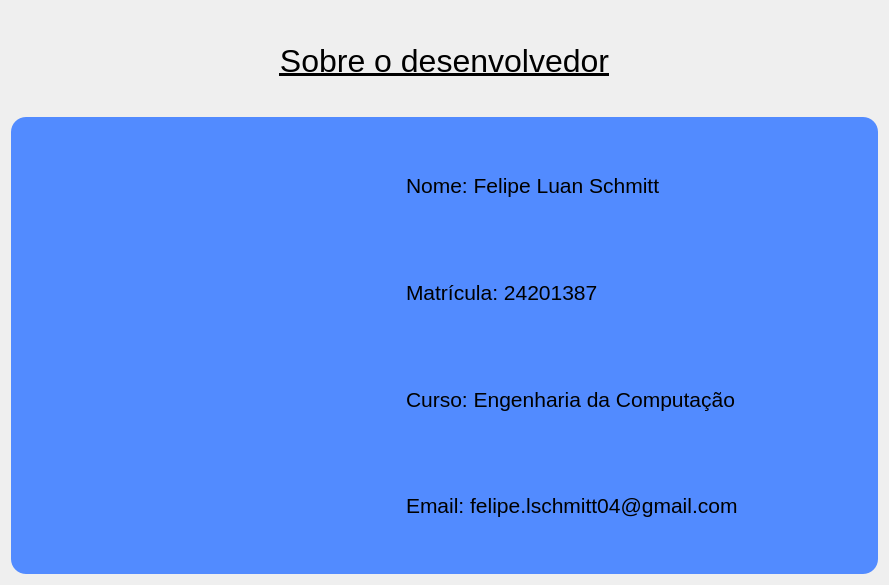
<?xml version="1.0" encoding="UTF-8"?>
<ui version="4.0">
 <class>SobreDialog</class>
 <widget class="QDialog" name="SobreDialog">
  <property name="geometry">
   <rect>
    <x>0</x>
    <y>0</y>
    <width>889</width>
    <height>585</height>
   </rect>
  </property>
  <property name="sizePolicy">
   <sizepolicy hsizetype="Preferred" vsizetype="Preferred">
    <horstretch>0</horstretch>
    <verstretch>0</verstretch>
   </sizepolicy>
  </property>
  <property name="windowTitle">
   <string>Sobre</string>
  </property>
  <layout class="QGridLayout" name="gridLayout">
   <item row="0" column="0">
    <layout class="QVBoxLayout" name="verticalLayout_2">
     <item>
      <widget class="QLabel" name="label">
       <property name="maximumSize">
        <size>
         <width>16777215</width>
         <height>100</height>
        </size>
       </property>
       <property name="font">
        <font>
         <pointsize>24</pointsize>
         <underline>true</underline>
        </font>
       </property>
       <property name="styleSheet">
        <string notr="true">text-decoration: underline;</string>
       </property>
       <property name="text">
        <string>Sobre o desenvolvedor</string>
       </property>
       <property name="alignment">
        <set>Qt::AlignmentFlag::AlignCenter</set>
       </property>
      </widget>
     </item>
     <item>
      <widget class="QFrame" name="frameConteudo">
       <property name="autoFillBackground">
        <bool>false</bool>
       </property>
       <property name="styleSheet">
        <string notr="true">background-color:#528bff;
border-radius: 15px;</string>
       </property>
       <layout class="QHBoxLayout" name="horizontalLayout">
        <item>
         <widget class="QLabel" name="labelFoto">
          <property name="minimumSize">
           <size>
            <width>200</width>
            <height>400</height>
           </size>
          </property>
          <property name="maximumSize">
           <size>
            <width>350</width>
            <height>450</height>
           </size>
          </property>
          <property name="styleSheet">
           <string notr="true">padding: 30px;
border-radius: 20px;</string>
          </property>
          <property name="text">
           <string/>
          </property>
          <property name="textFormat">
           <enum>Qt::TextFormat::RichText</enum>
          </property>
          <property name="pixmap">
           <pixmap resource="resources.qrc">:/images/images/foto.jpg</pixmap>
          </property>
          <property name="scaledContents">
           <bool>true</bool>
          </property>
          <property name="alignment">
           <set>Qt::AlignmentFlag::AlignCenter</set>
          </property>
          <property name="wordWrap">
           <bool>false</bool>
          </property>
         </widget>
        </item>
        <item>
         <widget class="QFrame" name="frameTexto">
          <layout class="QVBoxLayout" name="verticalLayout">
           <property name="leftMargin">
            <number>30</number>
           </property>
           <item>
            <widget class="QLabel" name="label_2">
             <property name="font">
              <font>
               <pointsize>16</pointsize>
              </font>
             </property>
             <property name="frameShadow">
              <enum>QFrame::Shadow::Plain</enum>
             </property>
             <property name="text">
              <string>Nome: Felipe Luan Schmitt</string>
             </property>
             <property name="margin">
              <number>0</number>
             </property>
            </widget>
           </item>
           <item>
            <widget class="QLabel" name="label_3">
             <property name="font">
              <font>
               <pointsize>16</pointsize>
              </font>
             </property>
             <property name="frameShadow">
              <enum>QFrame::Shadow::Plain</enum>
             </property>
             <property name="text">
              <string>Matrícula: 24201387</string>
             </property>
            </widget>
           </item>
           <item>
            <widget class="QLabel" name="label_4">
             <property name="font">
              <font>
               <pointsize>16</pointsize>
              </font>
             </property>
             <property name="frameShadow">
              <enum>QFrame::Shadow::Plain</enum>
             </property>
             <property name="text">
              <string>Curso: Engenharia da Computação</string>
             </property>
            </widget>
           </item>
           <item>
            <widget class="QLabel" name="label_5">
             <property name="font">
              <font>
               <pointsize>16</pointsize>
              </font>
             </property>
             <property name="frameShadow">
              <enum>QFrame::Shadow::Plain</enum>
             </property>
             <property name="text">
              <string>Email: felipe.lschmitt04@gmail.com</string>
             </property>
            </widget>
           </item>
          </layout>
         </widget>
        </item>
       </layout>
      </widget>
     </item>
    </layout>
   </item>
  </layout>
 </widget>
 <resources>
  <include location="resources.qrc"/>
 </resources>
 <connections/>
</ui>
